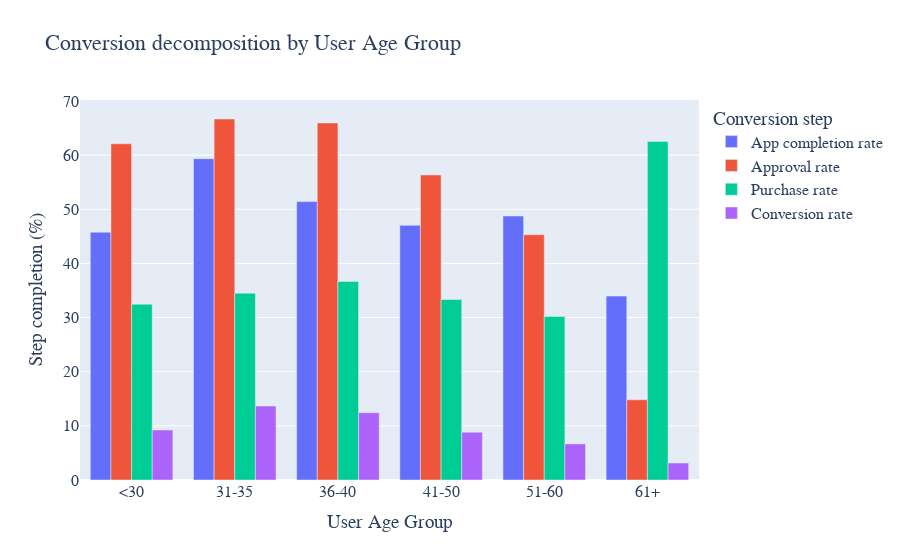

Here is the notebook cell this chart was saved with:
### Code cell
age_df = create_df(data, "User Age Group")
age_df = calculate_steps(age_df)
create_conversion_decomp_chart(age_df, "User Age Group")

### Figure 1 — Plotly figure (JSON) as saved in the notebook; plotly's stock layout.template omitted (floating-point values rounded to 4 significant figures)
{"data": [{"name": "App completion rate", "type": "bar", "x": ["<30", "31-35", "36-40", "41-50", "51-60", "61+"], "y": [45.76, 59.33, 51.41, 47.02, 48.75, 33.96]}, {"name": "Approval rate", "type": "bar", "x": ["<30", "31-35", "36-40", "41-50", "51-60", "61+"], "y": [62.1, 66.67, 65.93, 56.33, 45.3, 14.81]}, {"name": "Purchase rate", "type": "bar", "x": ["<30", "31-35", "36-40", "41-50", "51-60", "61+"], "y": [32.47, 34.51, 36.67, 33.33, 30.19, 62.5]}, {"name": "Conversion rate", "type": "bar", "x": ["<30", "31-35", "36-40", "41-50", "51-60", "61+"], "y": [9.225, 13.65, 12.43, 8.83, 6.667, 3.145]}], "layout": {"barmode": "group", "font": {"family": "Courier New, monospace", "size": 16}, "legend": {"title": {"text": "Conversion step"}}, "title": {"text": "Conversion decomposition by User Age Group"}, "xaxis": {"title": {"text": "User Age Group"}}, "yaxis": {"title": {"text": "Step completion (%)"}}}}
